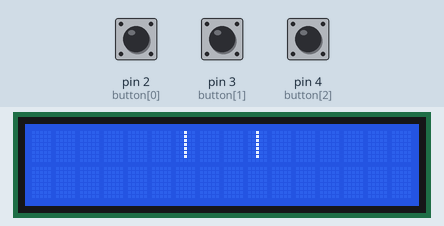
Simulated run of this sketch. Board: Arduino Uno, built with avr-gcc and run on an emulated ATmega328P. Shown: 16×2 character LCD. The test bench sets the inputs (shaded band); at power-on: pin 2 (button[0]) HIGH, pin 3 (button[1]) HIGH, pin 4 (button[2]) HIGH. Random numbers use the default seed unless the sketch sets one.

Above: at 1.2 s.
1.3 s: pin 2 (button[0]) pulled LOW for 0.15 s
At 1.46 s:
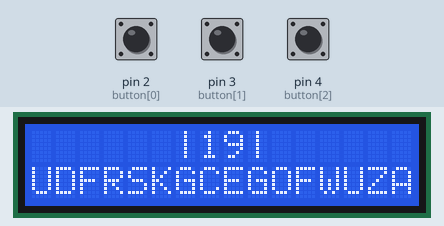
3.1 s: pin 3 (button[1]) pulled LOW for 3.2 s
At 6.48 s:
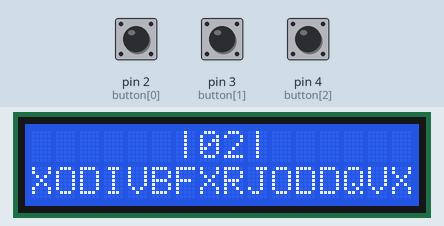
7.8 s: pin 4 (button[2]) pulled LOW for 3.2 s
At 10.66 s:
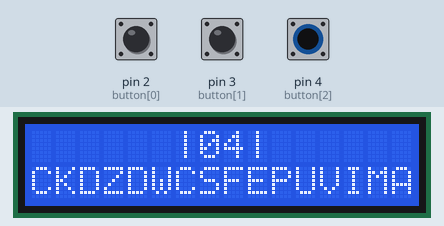
12.5 s: pin 2 (button[0]) pulled LOW for 1 s
At 14.82 s:
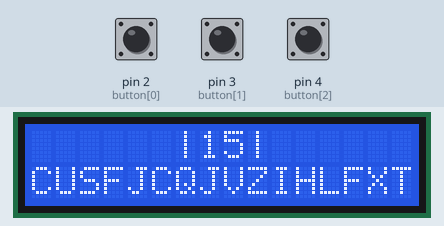
15.0 s: pin 2 (button[0]) pulled LOW for 3.2 s
At 18.63 s:
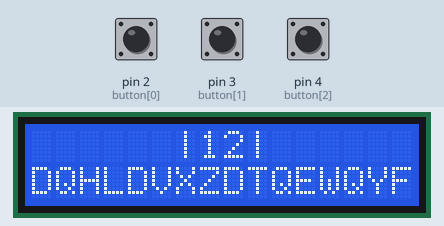
19.7 s: pin 3 (button[1]) pulled LOW for 0.15 s
At 19.86 s:
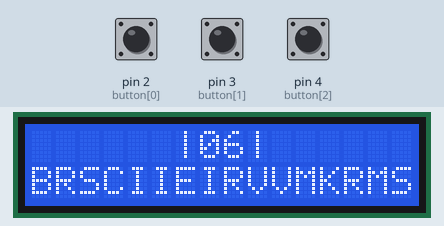

Measured:
- after the input at 1.3 s, the display: changes at once (image 1)
- after the input at 7.8 s, the display: first changes at once (image 3 shows a later state)
- after the input at 19.7 s, the display: changes at once (image 6)

The sketch:

main.ino
```cpp
#include <LiquidCrystal.h>          //the liquid crystal library contains commands for printing to the display

LiquidCrystal lcd(13, 12, 11, 10, 9, 8);   // tell the RedBoard what pins are connected to the display

int button[] = {2, 3, 4}; // button[0] is red,
int pressedButton = 4;


void setup() {

  pinMode(button[0], INPUT_PULLUP);
  pinMode(button[1], INPUT_PULLUP);
  pinMode(button[2], INPUT_PULLUP);


  lcd.begin(16, 2);                 //tell the lcd library that we are using a display that is 16 characters wide and 2 characters high
  lcd.clear();                      //clear the display
}

void loop() {


  lcd.setCursor(0, 0);              //set the cursor to the 0,0 position (top left corner)
  //lcd.print(randNum);
  //delay(500);
  //lcd.clear();
  lcd.setCursor(6, 0);
    char upSlash[] = "|";
    lcd.print(upSlash);
  lcd.setCursor(9, 0);
    lcd.print(upSlash);
  pressedButton = buttonCheck();
  if (pressedButton == 0) { //d20
    int dieMaxRoll = 21;
    lcd.clear();
    int daskfak = generateNumbersAnimation(dieMaxRoll);
    int randNum = random(1, dieMaxRoll);
    printTheNum(randNum, dieMaxRoll);
  }
    else if (pressedButton == 1) { //d10
    int dieMaxRoll = 11;
    lcd.clear();
    int daskfak = generateNumbersAnimation(dieMaxRoll);
    int randNum = random(1, dieMaxRoll);
    printTheNum(randNum, dieMaxRoll);
  }
   else if (pressedButton == 2) { //d6
    int dieMaxRoll = 7; // Remember to set to 7
    lcd.clear();
    int daskfak = generateNumbersAnimation(dieMaxRoll);
    int randNum = random(1, dieMaxRoll);
    printTheNum(randNum, dieMaxRoll);
  }
}

int buttonCheck() {
  //check if any buttons are being pressed
  if (digitalRead(button[0]) == LOW) {
    return 0;
  } else if (digitalRead(button[1]) == LOW) {
    return 1;
  } else if (digitalRead(button[2]) == LOW) {
    return 2;
  } else {
    return 4;
  }
}


int generateNumbersAnimation(int dieMaxRoll) {
  for (int i = 0; i < 35; i++) {
    int randNumRolling = random(1, dieMaxRoll);
    int delayTime = 10 * (i / 3);

    generateLettersAnimation();
     if (randNumRolling <10) {
      lcd.setCursor(8, 0);
      lcd.print(randNumRolling);
      lcd.setCursor(7, 0);
      lcd.print(0);
  } else {
      lcd.setCursor(7, 0);
      lcd.print(randNumRolling);
  }


    char upSlash[] = "|";
     lcd.setCursor(9, 0);
    lcd.print(upSlash);
    lcd.setCursor(6, 0);
    lcd.print(upSlash);
    delay(delayTime);
    lcd.clear();
  }
  return 0;
}

int generateLettersAnimation() {
  for (int i = 0; i < 16; i++) {
    char randomUpperChar = 'A' + (rand() % 26);
    lcd.setCursor(i, 1);
    lcd.print(randomUpperChar);
  }
  return 0;
}

void printTheNum(int randNum, int dieMaxRoll) {
  for (int i = 35; i < 40; i++) { // Have the letter rolling roll for an extra few moments
    generateLettersAnimation();
    int delayTime = 10 * (i / 3);
    delay(delayTime);
    lcd.clear();
    lcd.setCursor(6, 0);
    char upSlash[] = "|";
    lcd.print(upSlash);
    lcd.setCursor(9, 0);
    lcd.print(upSlash);
  if (randNum <10) {
      lcd.setCursor(8, 0);
      lcd.print(randNum);
      lcd.setCursor(7, 0);
      lcd.print(0);
  } else {
      lcd.setCursor(7, 0);
      lcd.print(randNum);
      lcd.setCursor(9, 0);
      lcd.print(upSlash);
      lcd.setCursor(9, 0);
      lcd.print(upSlash);
    }

  }
    if (randNum == (dieMaxRoll-1)) {
      lcd.setCursor(0, 1);
      lcd.print("Critical Success!");
      lcd.setCursor(0, 0);
    } else if (randNum == 1) {
      lcd.setCursor(0, 1);
      lcd.print("Critical Failure!");
      lcd.setCursor(0, 0);
    }
}
```
